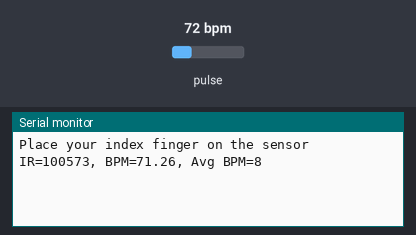
A sketch run on a simulated Arduino Uno, built with avr-gcc and run on an emulated ATmega328P. On the bench: the last lines printed to the serial monitor. The test bench sets the inputs (shaded band); at power-on: pulse 72 bpm.

Above: at 1.2 s.
1.3 s: pulse set to 42 bpm
At 2.7 s:
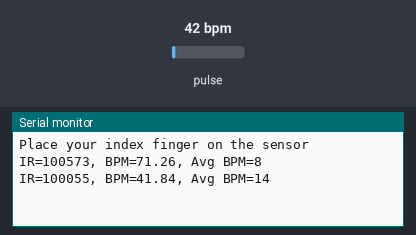
2.8 s: pulse set to 70 bpm
At 3.6 s:
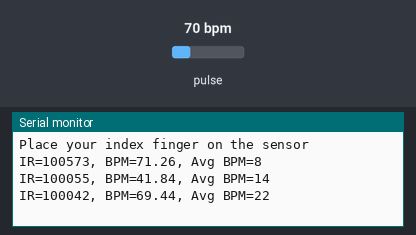
Timing chart, 0 to 5.8 s (numbered marks = the images above; inputs shaded):
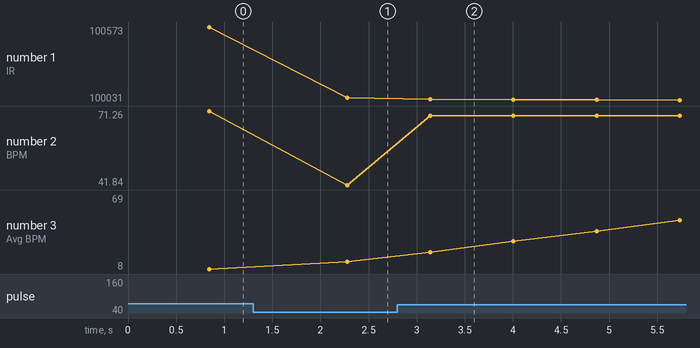

The sketch:

Heart_Rate_Sensor_Placitech_Example.ino
```cpp
/*  Author: PLACITECH. DIY and Funny videos!
 *
 *  Tiktok: @placitech
 *  Instagram: @placitech_
 *  YouTube: PLACITECH
 *
 *  Use this code to learn the basics of heart rate sensor. This example
 *  is basically the one that you get with the SparkFun MAX3010X library.
 *  I just modified the sample size from 4 to 8 since I believe it makes
 *  the readings more accurate, so shoutout to them! In order to read the
 *  data, you will use the serial monitor. It will take a few seconds for
 *  it to start once you place your finger on the sensor. Use the Avg BPM
 *  for the best approximation.
 *
 *  The microcontroller I used for this example is an Arduino Nano, but you
 *  can use any Micro that you have, like the Arduino UNO or MEGA.
 *
*/

// Make sure to have the SparkFun MAX3010X library installed
#include <Wire.h>
#include "MAX30105.h"
#include "heartRate.h"

MAX30105 hrSensor;

const byte RATE_SIZE = 8; // Increase this for more averaging. 8 is optimal. If you want it to be faster, change it to 4
byte rates[RATE_SIZE];
byte rateSpot = 0;
long lastBeat = 0;

float beatsPerMinute;
int beatAvg;


void setup(){
  Serial.begin(9600);

  if (!hrSensor.begin(Wire, I2C_SPEED_FAST)){
    Serial.println("MAX30105 was not found. Please check wiring/power. ");
    while (1);
  }

  Serial.println("Place your index finger on the sensor");
  Serial.println();

  hrSensor.setup(); //Configure sensor with default settings
  hrSensor.setPulseAmplitudeRed(0x0A); //Turn Red LED to low to indicate sensor is running
  hrSensor.setPulseAmplitudeGreen(0); //Turn off Green LED
}


void loop(){
  long irValue = hrSensor.getIR();

  if (checkForBeat(irValue) == true){
    long delta = millis() - lastBeat;
    lastBeat = millis();

    beatsPerMinute = 60 / (delta / 1000.0);

    if (beatsPerMinute < 255 && beatsPerMinute > 20){
      rates[rateSpot++] = (byte)beatsPerMinute;
      rateSpot %= RATE_SIZE;

      beatAvg = 0;
      for (byte x = 0 ; x < RATE_SIZE ; x++)
        beatAvg += rates[x];
      beatAvg /= RATE_SIZE;
    }
    Serial.print("IR=");
    Serial.print(irValue);
    Serial.print(", BPM=");
    Serial.print(beatsPerMinute);
    Serial.print(", Avg BPM=");
    Serial.print(beatAvg);
    Serial.println();
  }

  if (irValue < 50000){
    Serial.println("No finger?");
    delay(250);
  }
}
```

Measured:
- after the input at 1.3 s, the serial monitor: prints a new line after 0.98 s (image 1)
- after the input at 2.8 s, the serial monitor: prints a new line after 0.34 s (image 2)
- plotted number 1: 100573 → 100055 after the input at 1.3 s, 100055 → 100031 after the input at 2.8 s
- plotted number 2: 71.26 → 41.84 after the input at 1.3 s, 41.84 → 69.44 after the input at 2.8 s
- plotted number 3: 8 → 14 after the input at 1.3 s, 14 → 69 after the input at 2.8 s
